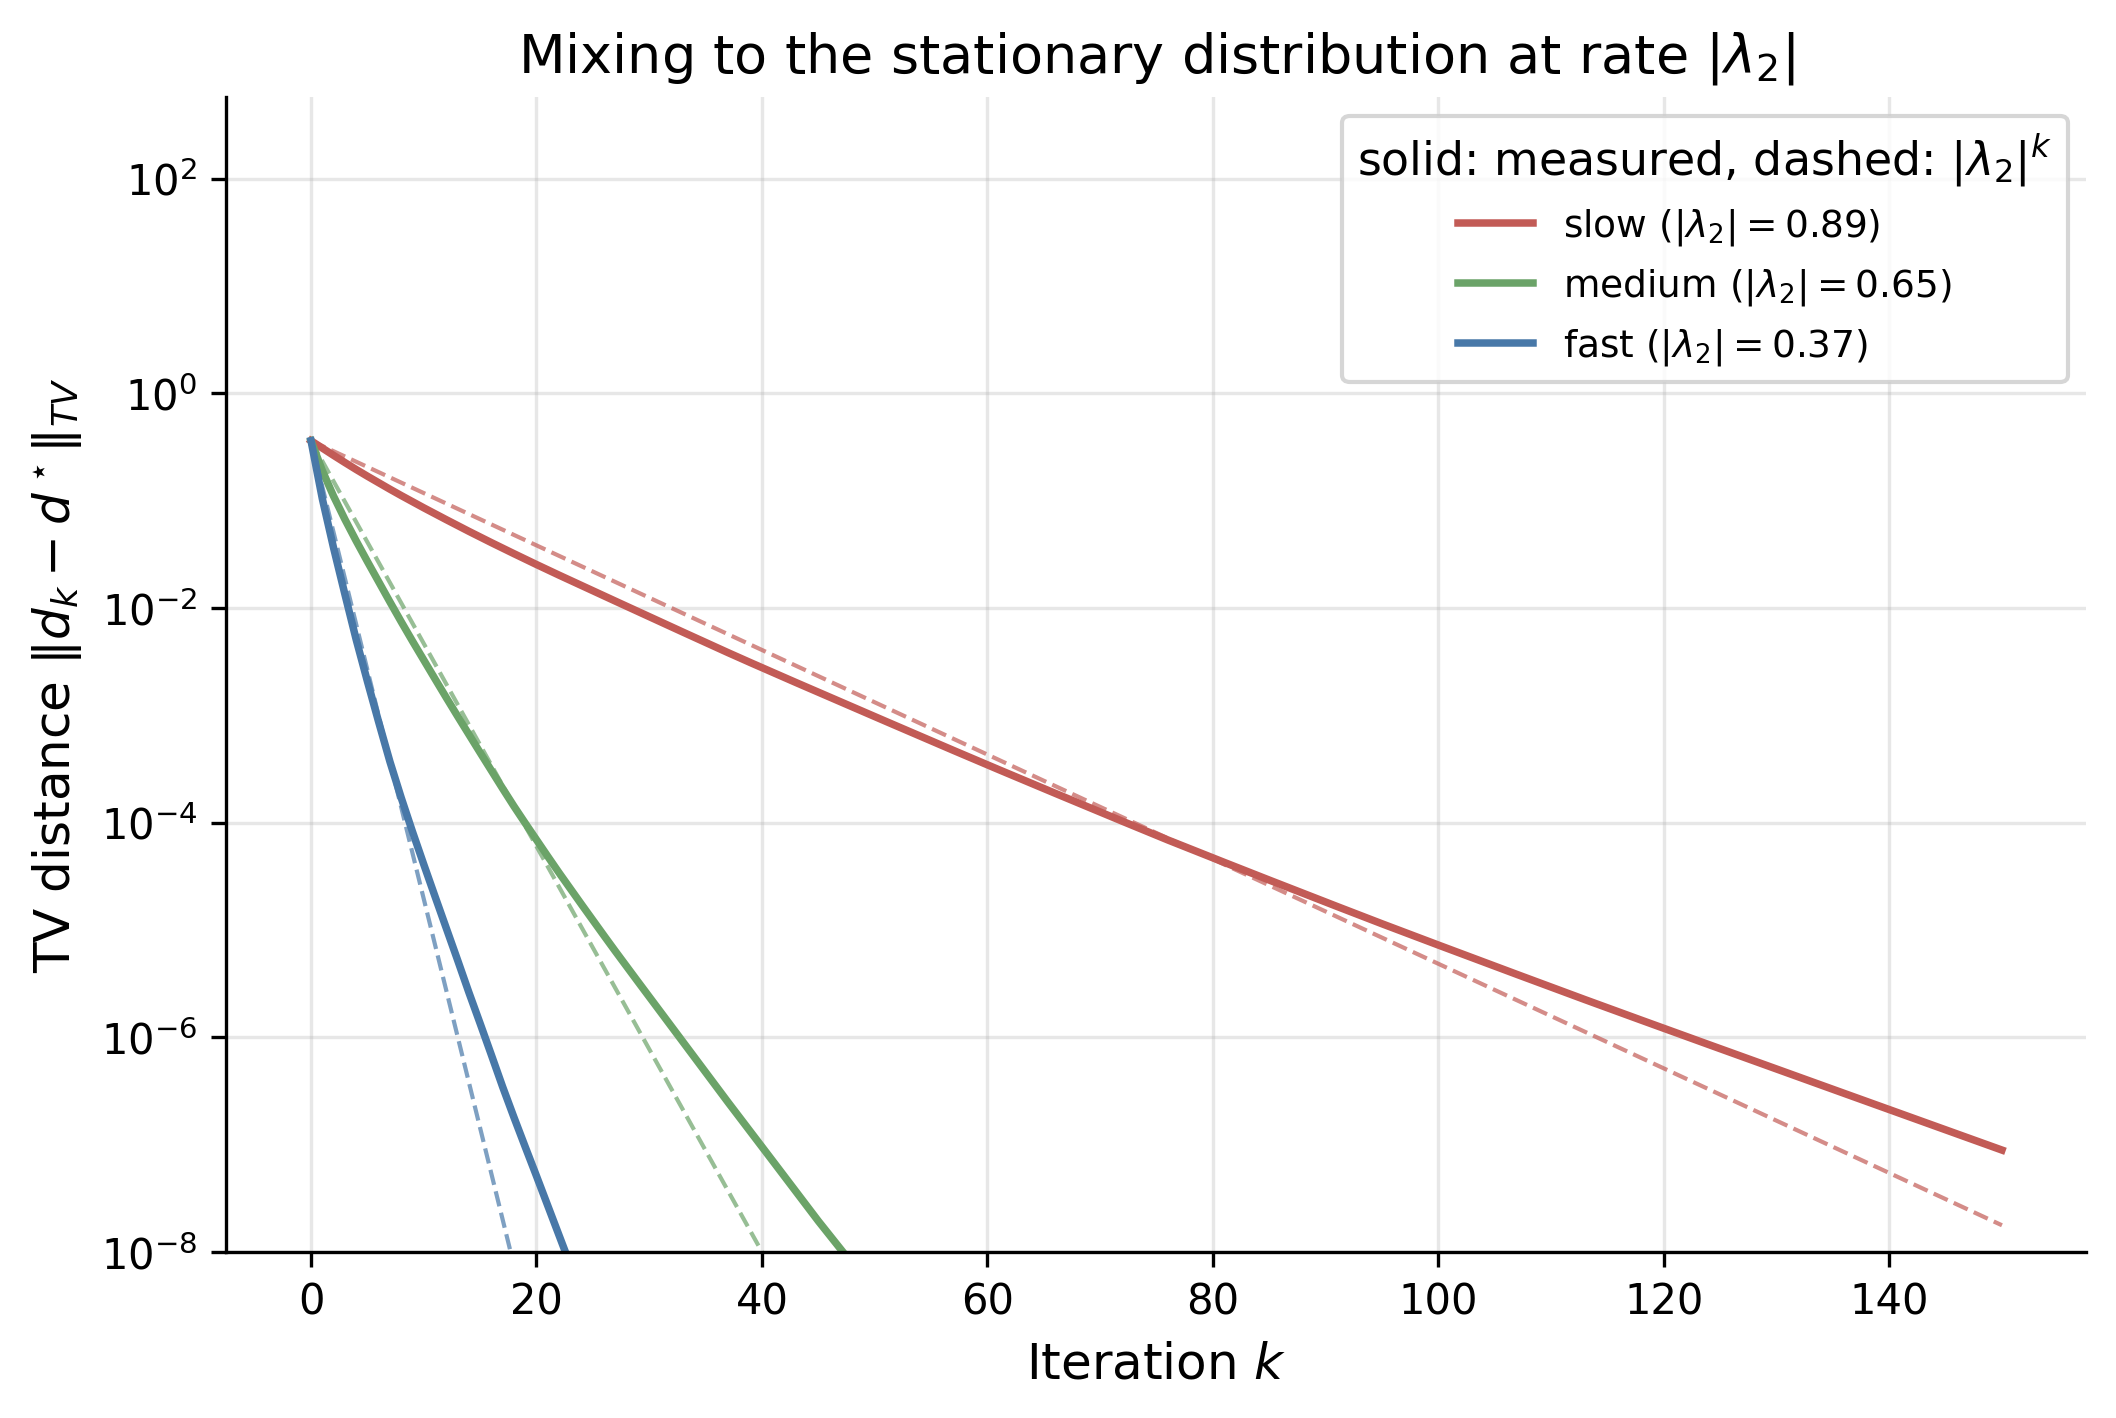

Recreate this plot in Python.
# Markov Stationary Distribution and Perron-Frobenius Mixing
# Appendix A - Mathematical Preliminaries
# An irreducible aperiodic Markov chain has a unique stationary distribution d* with d* P = d*.
# Power iteration d_k = d_0 P^k converges to d* at the rate set by the second-largest
# eigenvalue modulus |lambda_2| (the spectral gap 1 - |lambda_2| is the mixing rate).

import argparse
import os
import sys

sys.path.insert(0, os.path.join(os.path.dirname(__file__), "..", ".."))
from sims.sim_cache import compute_or_load, add_component_args, parse_force_set
from sims.plot_style import apply_style, COLORS, FIG_SINGLE

import numpy as np
import matplotlib

matplotlib.use("Agg")
import matplotlib.pyplot as plt

apply_style()

CACHE_DIR = os.path.join(os.path.dirname(__file__), "cache")
SCRIPT_NAME = "markov_stationary"
CONFIG = {
    "n_states": 8,
    # mixing controls: 'stickiness' s sets P = s*I + (1-s)*R. Larger s -> slower mixing
    # (second eigenvalue nearer 1), smaller s -> faster mixing.
    "chains": [("slow", 0.85), ("medium", 0.5), ("fast", 0.1)],
    "n_iters": 150,
    "n_seeds": 30,
    "version": 2,
}
OUTPUT_DIR = os.path.dirname(__file__)
CHAIN_COLORS = {
    "slow": COLORS["red"],
    "medium": COLORS["green"],
    "fast": COLORS["blue"],
}


def random_chain(n, s, seed):
    """Irreducible aperiodic transition matrix P = s*I + (1-s)*R, R a random stochastic
    matrix. R has strictly positive Dirichlet rows, so P is strictly positive, hence
    primitive (irreducible and aperiodic). Larger stickiness s pushes the second eigenvalue
    toward 1, slowing the mix to stationarity."""
    rng = np.random.RandomState(seed)
    R = rng.dirichlet(np.ones(n), size=n)
    return s * np.eye(n) + (1.0 - s) * R


def stationary(P):
    """Left eigenvector of P for eigenvalue 1, normalized to a probability vector."""
    vals, vecs = np.linalg.eig(P.T)
    idx = np.argmin(np.abs(vals - 1.0))
    d = np.real(vecs[:, idx])
    return d / d.sum()


def second_eigmod(P):
    vals = np.linalg.eigvals(P)
    mods = np.sort(np.abs(vals))[::-1]
    return float(mods[1])  # second-largest modulus


def power_iterate(P, d_star, n_iters, seed):
    rng = np.random.RandomState(seed)
    d = rng.dirichlet(np.ones(len(d_star)))  # arbitrary start
    err = np.zeros(n_iters + 1)
    err[0] = 0.5 * np.sum(np.abs(d - d_star))  # total-variation distance
    for k in range(1, n_iters + 1):
        d = d @ P
        err[k] = 0.5 * np.sum(np.abs(d - d_star))
    return err


def _run():
    n = CONFIG["n_states"]
    chains = CONFIG["chains"]
    n_iters = CONFIG["n_iters"]
    n_seeds = CONFIG["n_seeds"]
    print("Markov stationary distribution: d* P = d*, power iteration d_k = d_0 P^k")
    print(f"  states: {n}, seeds: {n_seeds}, iters: {n_iters}\n")
    results = {}
    for name, eps in chains:
        errs = np.zeros((n_seeds, n_iters + 1))
        lam2s = np.zeros(n_seeds)
        resid = np.zeros(n_seeds)
        for si in range(n_seeds):
            P = random_chain(n, eps, 300 + si)
            d_star = stationary(P)
            resid[si] = np.max(np.abs(d_star @ P - d_star))  # check d* P = d*
            lam2s[si] = second_eigmod(P)
            errs[si] = power_iterate(P, d_star, n_iters, 900 + si)
        mean_err = errs.mean(axis=0)
        lam2 = float(lam2s.mean())
        lam2_se = float(lam2s.std() / np.sqrt(n_seeds))
        below = np.where(mean_err < 1e-6)[0]
        k_to_tol = int(below[0]) if len(below) else -1
        results[name] = {
            "mean_err": mean_err,
            "lam2": lam2,
            "lam2_se": lam2_se,
            "resid": float(resid.max()),
            "k_to_tol": k_to_tol,
        }
        print(
            f"  {name:7s}: |lambda_2|={lam2:.4f} +/- {lam2_se:.1e}, "
            f"||d*P - d*||={resid.max():.2e}, iters to 1e-6 = {k_to_tol}"
        )
    return {"results": results, "config": CONFIG}


def compute_data(force=None):
    force = force or set()
    return compute_or_load(
        CACHE_DIR, SCRIPT_NAME, "markov", CONFIG, _run, force=("markov" in force)
    )


def generate_outputs(data):
    results = data["results"]
    chains = data["config"]["chains"]
    fig, ax = plt.subplots(figsize=FIG_SINGLE)
    for name, _eps in chains:
        r = results[name]
        k = np.arange(len(r["mean_err"]))
        c = CHAIN_COLORS[name]
        ax.semilogy(
            k,
            r["mean_err"],
            color=c,
            linewidth=1.8,
            label=f"{name} ($|\\lambda_2| = {r['lam2']:.2f}$)",
        )
        ax.semilogy(
            k,
            r["mean_err"][0] * r["lam2"] ** k,
            color=c,
            linewidth=1.0,
            linestyle="--",
            alpha=0.7,
        )
    ax.set_xlabel("Iteration $k$")
    ax.set_ylabel(r"TV distance $\|d_k - d^\star\|_{TV}$")
    ax.set_title("Mixing to the stationary distribution at rate $|\\lambda_2|$")
    ax.set_ylim(1e-8, None)
    ax.legend(loc="upper right", title="solid: measured, dashed: $|\\lambda_2|^k$")
    fig_path = os.path.join(OUTPUT_DIR, "markov_stationary.png")
    fig.savefig(fig_path, dpi=300, bbox_inches="tight")
    plt.close(fig)
    print(f"  Figure saved: {fig_path}")

    tex_path = os.path.join(OUTPUT_DIR, "markov_stationary.tex")
    with open(tex_path, "w") as f:
        f.write("\\begin{table}[h]\n\\centering\n")
        f.write(
            "\\caption{Convergence of the state distribution $d_k = d_0 P^k$ to the stationary "
            "distribution $d^\\star$ on random 8-state chains, at three mixing speeds. The total-"
            "variation distance falls at rate $|\\lambda_2|$, the second-largest eigenvalue "
            "modulus. The residual confirms $d^\\star P = d^\\star$. Means $\\pm$ SE over 30 seeds.}\n"
        )
        f.write("\\label{tab:prelim_markov}\n")
        f.write("\\begin{tabular}{lccc}\n\\hline\n")
        f.write(
            "Chain & $|\\lambda_2|$ & $\\|d^\\star P - d^\\star\\|_\\infty$ & Iters to $10^{-6}$ \\\\\n"
        )
        f.write("\\hline\n")
        for name, _eps in chains:
            r = results[name]
            f.write(
                f"{name} & {r['lam2']:.4f} $\\pm$ {r['lam2_se']:.1e} & {r['resid']:.1e} "
                f"& {r['k_to_tol']} \\\\\n"
            )
        f.write("\\hline\n\\end{tabular}\n\\end{table}\n")
    print(f"  Table saved: {tex_path}")


def main():
    parser = argparse.ArgumentParser(description="Markov stationary distribution")
    add_component_args(parser)
    args = parser.parse_args()
    force = parse_force_set(args)
    print("=" * 70)
    print("MARKOV STATIONARY DISTRIBUTION AND MIXING")
    print("=" * 70)
    print()
    if args.plots_only:
        generate_outputs(compute_data())
    elif args.data_only:
        compute_data(force=force)
    else:
        generate_outputs(compute_data(force=force))
    print("\nDone.")


if __name__ == "__main__":
    main()
